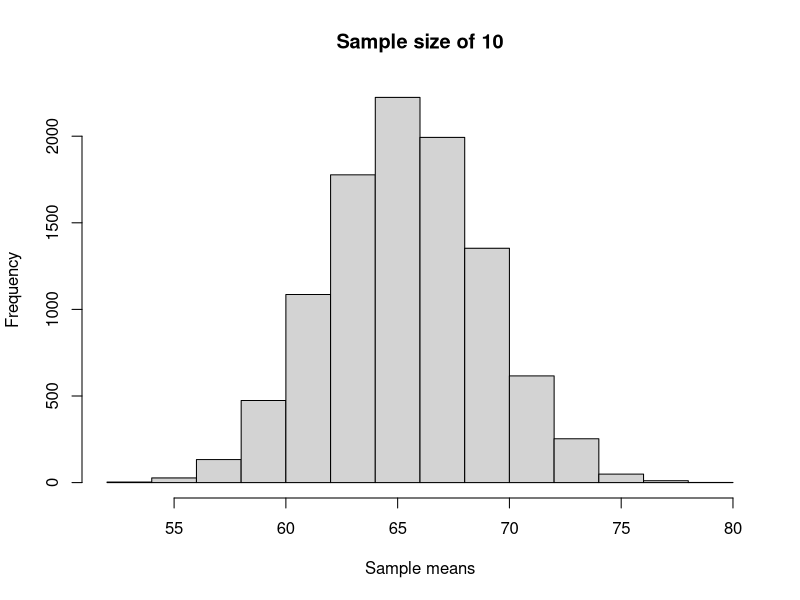

Source code (R):
cat("\014")
graphics.off()

# Figure 2 and Table 11:

simulator <- function(mu,            #Specify the 'population' mean
	sig,           #Specify the 'population' standard deviation
	N,             #Specify the 'population' size
	n,             #Specify the sample size
	MC,            #Specify the number of Monte Carlo simulations 
	seed=123,      #Specify the random seed
	xlim=c(52,80), #Specify the x-axis limits of the histogram
	breaks=6,      #Specify the number of breaks of the histogram 
	statistic      #Specify the statistic to calculate for each sample
){
	set.seed(seed)                              #Set the seed.	
	X         <- round(rnorm(N,mu,sig),0)       #Generate a 'population'
	mystat    <- numeric(MC)                    #Initalise the vector of MC sample statistics  
	stat.name <- deparse(substitute(statistic)) #Extract the name of the statistic calculated
	x.mat     <- NULL            #Initialise the matrix which will contain the sample data  
	for(i in 1:MC){                                   #Start the MC for loop
		x           <- sample(X,size=n,replace=FALSE)   #Generate the sample from the 'population' 
		mystat[i]   <- statistic(x)                     #Calculate the statistic from the sample 
		x.mat       <- rbind(x.mat,(matrix(x,ncol=n)))  #Store the generated samples in a matrix
	}
	#Construct the histogram:
	hist(mystat,   main=paste0("Sample size of ",n), xlab="Sample means",   xlim=xlim)
	cat(paste0("\n~~~~~~~~~~~~~~~~\nSample size=",n,"\nStatistic=",stat.name,"\n~~~~~~~~~~~~~~~~\n"))
	cat("Summary of the 'population':\n")
	print(summary(X))
	cat(paste0("\nmean of ",stat.name,"s =",mean(mystat),"\n"))
	cat(paste0("\nvariance of ",stat.name,"s =",var(mystat),"\n\n"))
	datatable        <- data.frame(cbind(x.mat,mystat))
	names(datatable) <- c(1:n,stat.name)
	print(head(datatable,3))
	cat(".\n.\n.\n")
	print(tail(datatable,1))
	
	return(datatable)
}	

mu  <- 65
N   <- 50
sig <- 13.5
MC  <- 1e4

ans1 <- simulator(mu,sig,N,n=10,MC,statistic=mean)
# ans2 <- simulator(mu,sig,N,n=30,MC,statistic=mean)
# ans3 <- simulator(mu,sig,N,n=10,MC,statistic=max)

